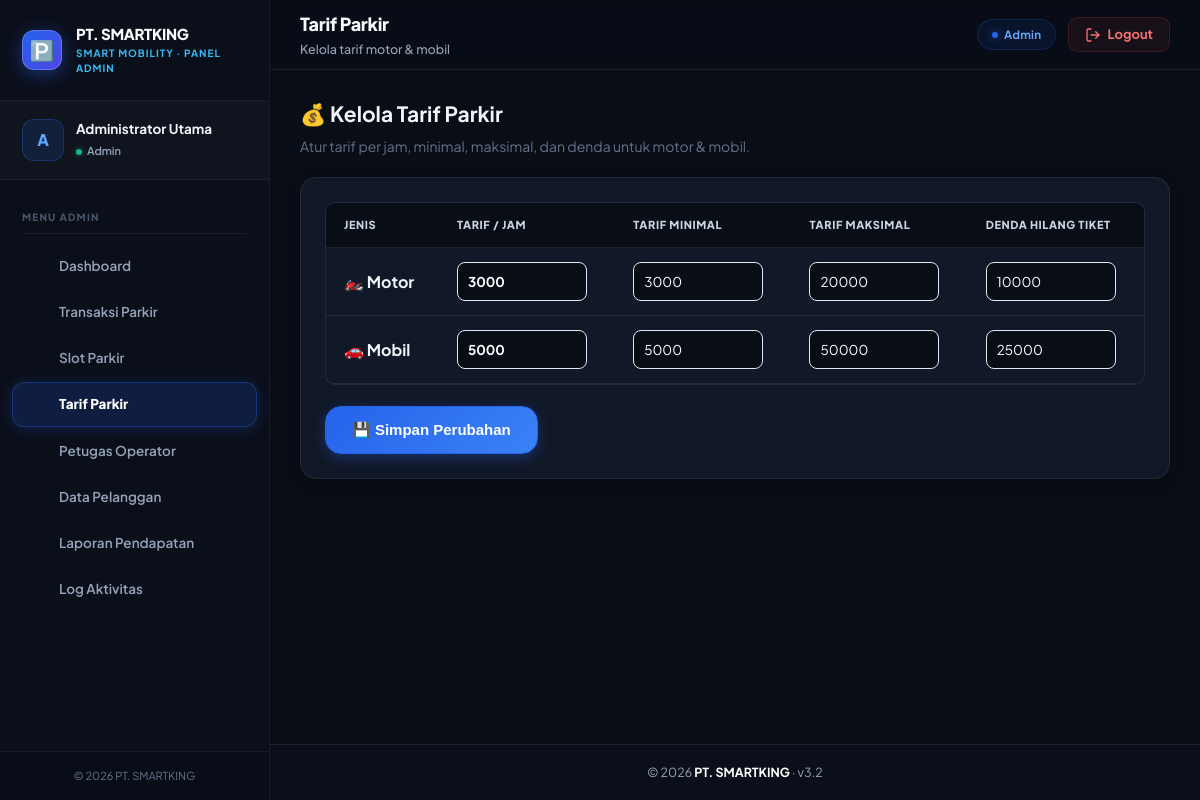
/admin/tarif.php (signed in), run on the app's committed database.
### tables this page shows
CREATE TABLE `tarif_parkir` (
  `id_tarif` int(11) NOT NULL AUTO_INCREMENT,
  `jenis_kendaraan` enum('motor','mobil') NOT NULL,
  `tarif_per_jam` decimal(10,2) NOT NULL,
  `tarif_minimal` decimal(10,2) NOT NULL,
  `tarif_maksimal` decimal(10,2) DEFAULT 50000.00,
  `denda_hilang_tiket` decimal(10,2) DEFAULT 20000.00,
  `updated_at` datetime DEFAULT current_timestamp() ON UPDATE current_timestamp(),
  PRIMARY KEY (`id_tarif`),
  UNIQUE KEY `jenis_kendaraan` (`jenis_kendaraan`)
);

### admin/tarif.php (the view, shortened to what this page needs)
<?php
include __DIR__ . '/../includes/header.php';
?>
<h2 style="margin-bottom:6px;">💰 Kelola Tarif Parkir</h2>
<p style="color:#64748b;margin-bottom:20px;">Atur tarif per jam, minimal, maksimal, dan denda untuk motor & mobil.</p>
<div class="card">
  <form method="post">
    <div class="table-wrapper">
      <table>
        <thead>
          <tr>
            <th>Jenis</th>
            <th>Tarif / Jam</th>
            <th>Tarif Minimal</th>
            <th>Tarif Maksimal</th>
            <th>Denda Hilang Tiket</th>
          </tr>
        </thead>
        <tbody>
          <?php $q = $koneksi->query("SELECT * FROM tarif_parkir"); while ($r = $q->fetch_assoc()): ?>
            <tr>
              <td>
                <b style="font-size:16px;">
                  <?= $r['jenis_kendaraan'] === 'motor' ? '🏍️ Motor' : '🚗 Mobil' ?>
                </b>
              </td>
              <td>
                <input type="number" name="tarif[<?= $r['id_tarif'] ?>][per_jam]"
                       value="<?= (int)$r['tarif_per_jam'] ?>" step="500" min="0"
                       style="width:130px;padding:10px;border:1.5px solid #e2e8f0;border-radius:8px;font-weight:700;">
              </td>
              <td>
                <input type="number" name="tarif[<?= $r['id_tarif'] ?>][minimal]"
                       value="<?= (int)$r['tarif_minimal'] ?>" step="500" min="0"
                       style="width:130px;padding:10px;border:1.5px solid #e2e8f0;border-radius:8px;">
              </td>
              <td>
                <input type="number" name="tarif[<?= $r['id_tarif'] ?>][maksimal]"
                       value="<?= (int)$r['tarif_maksimal'] ?>" step="1000" min="0"
                       style="width:130px;padding:10px;border:1.5px solid #e2e8f0;border-radius:8px;">
              </td>
              <td>
                <input type="number" name="tarif[<?= $r['id_tarif'] ?>][denda]"
                       value="<?= (int)$r['denda_hilang_tiket'] ?>" step="1000" min="0"
                       style="width:130px;padding:10px;border:1.5px solid #e2e8f0;border-radius:8px;">
              </td>
            </tr>
          <?php endwhile; ?>
        </tbody>
      </table>
    </div>
    <br>
    <button type="submit" class="btn btn-primary btn-lg">💾 Simpan Perubahan</button>
  </form>
</div>
<?php include __DIR__ . '/../includes/footer.php'; ?>

### assets/style.css (style rules this page uses)
:root { --primary: #2563eb; --primary-hover: #1d4ed8; --primary-active: #1e40af; --primary-light: #eff6ff; --primary-ring: rgba(37, 99, 235, 0.25); --success: #10b981; --success-dark: #059669; --success-light: #ecfdf5; --warning: #f59e0b; --warning-dark: #d97706; --warning-light: #fffbeb; --danger: #ef4444; --danger-dark: #dc2626; --danger-light: #fef2f2; --info: #06b6d4; --info-dark: #0891b2; --info-light: #ecfeff; --bg-dark: #090d16; --card-dark: #111827; --card-dark-border: rgba(255, 255, 255, 0.08); --card-dark-hover: #162032; --text-dark-primary: #ffffff; --text-dark-secondary: #cbd5e1; --text-dark-muted: #94a3b8; --bg-light: #f8fafc; --card-light: #ffffff; --border-light: #e2e8f0; --text-light-primary: #0f172a; --text-light-secondary: #475569; --text-light-muted: #94a3b8; --sidebar-w: 260px; --radius-sm: 6px; --radius: 10px; --radius-lg: 16px; --radius-pill: 9999px; --shadow-sm: 0 1px 3px rgba(0,0,0,0.1); --shadow: 0 4px 12px rgba(0,0,0,0.15); --shadow-lg: 0 10px 25px rgba(0,0,0,0.25); --shadow-glow: 0 0 20px rgba(37, 99, 235, 0.35); }
*, *::before, *::after { box-sizing: border-box; margin: 0; padding: 0; }
html { font-size: 14px; scroll-behavior: smooth; }
body { font-family: 'Plus Jakarta Sans', 'Inter', -apple-system, sans-serif; background-color: var(--bg-dark); color: var(--text-dark-primary); line-height: 1.5; -webkit-font-smoothing: antialiased; }
.btn { display: inline-flex; align-items: center; justify-content: center; gap: 8px; padding: 10px 18px; font-size: 13.5px; font-weight: 700; border-radius: var(--radius); border: 1px solid transparent; cursor: pointer; transition: all 0.2s cubic-bezier(0.4, 0, 0.2, 1); text-decoration: none; line-height: 1.2; }
.btn-primary { background: linear-gradient(135deg, #2563eb, #3b82f6); color: #ffffff; border-color: #2563eb; box-shadow: 0 4px 14px rgba(37, 99, 235, 0.35); }
.btn-lg { padding: 14px 26px; font-size: 15px; border-radius: var(--radius-lg); }
.card { background: var(--card-dark); border: 1px solid var(--card-dark-border); border-radius: var(--radius-lg); padding: 24px; margin-bottom: 22px; box-shadow: 0 4px 14px rgba(0, 0, 0, 0.25); transition: all 0.25s ease; position: relative; }
.table-wrapper { overflow-x: auto; border-radius: var(--radius); border: 1px solid var(--card-dark-border); background: var(--card-dark); }
table { width: 100%; border-collapse: collapse; font-size: 13.5px; color: #e2e8f0; }
th { background: #090d16; padding: 14px 18px; text-align: left; font-size: 11px; font-weight: 800; color: #cbd5e1; text-transform: uppercase; letter-spacing: 0.6px; border-bottom: 1px solid var(--card-dark-border); }
td { padding: 14px 18px; border-bottom: 1px solid var(--card-dark-border); vertical-align: middle; color: #f1f5f9; }
input[type="text"], input[type="number"], input[type="password"], input[type="email"], input[type="date"], select, textarea, .form-control { width: 100%; padding: 11px 14px; background: #090d16; border: 1.5px solid rgba(255, 255, 255, 0.12); border-radius: var(--radius); color: #ffffff; font-size: 13.5px; font-family: inherit; outline: none; transition: all 0.2s; }

### includes/header.php (style rules this page uses)
*, *::before, *::after { box-sizing: border-box; margin: 0; padding: 0; }
body { font-family: 'Plus Jakarta Sans', 'Inter', -apple-system, sans-serif; background: #090d16; color: #f1f5f9; display: flex; min-height: 100vh; overflow-x: hidden; }

### data on the page
tarif_parkir: jenis_kendaraan "🏍️ Motor", tarif_per_jam "3000", tarif_minimal "3000", tarif_maksimal "20000", denda_hilang_tiket "10000"
tarif_parkir: jenis_kendaraan "🚗 Mobil", tarif_per_jam "5000", tarif_minimal "5000", tarif_maksimal "50000", denda_hilang_tiket "25000"

### other printed values
$perusahaan['nama_perusahaan'] "PT. SMARTKING"
$role_label "ADMIN"
$user_initial "A"
$_SESSION['nama_lengkap'] "Administrator Utama"
$role_label "Admin"
$m['label'] "Dashboard"
$m['label'] "Transaksi Parkir"
$m['label'] "Slot Parkir"
$m['label'] "Tarif Parkir"
$m['label'] "Petugas Operator"
$m['label'] "Data Pelanggan"
$m['label'] "Laporan Pendapatan"
$m['label'] "Log Aktivitas"
$page_title "Tarif Parkir"
$page_subtitle "Kelola tarif motor & mobil"
